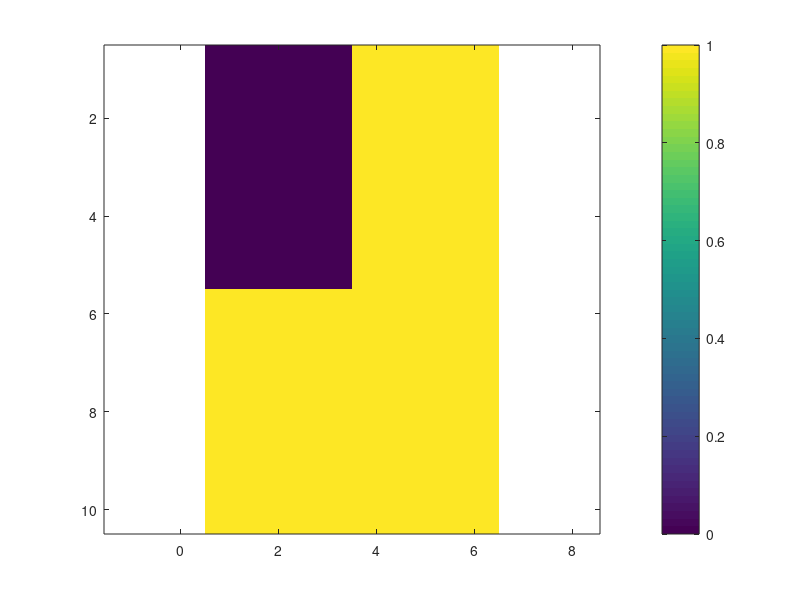
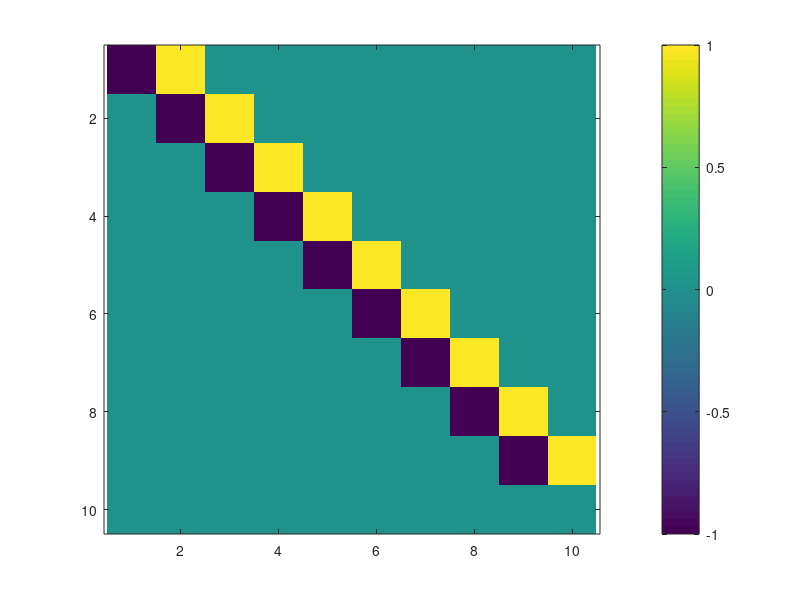
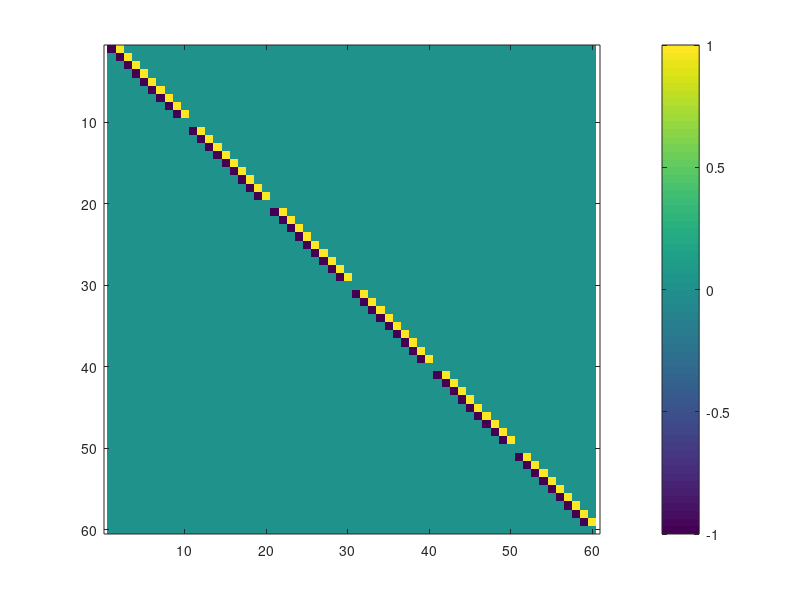
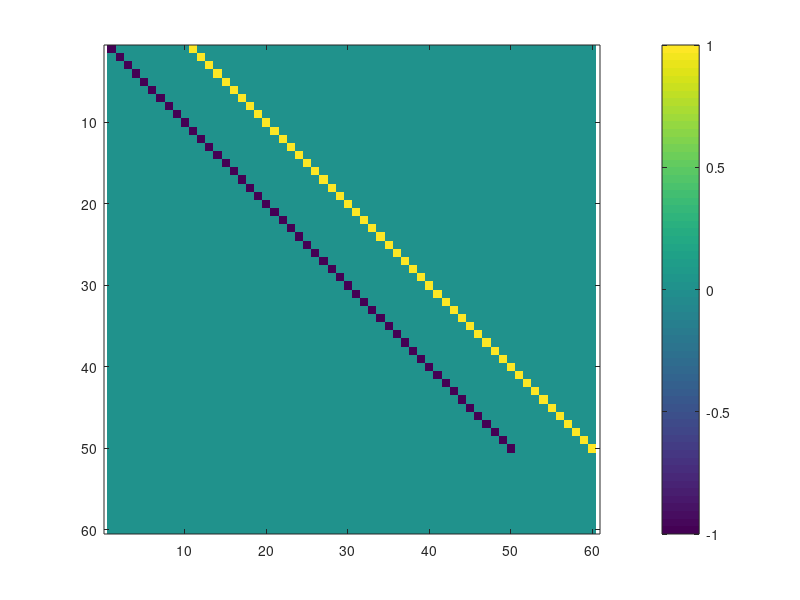

Reproduce these figures in MATLAB, in order.
%% Sample matrix X
M = 10;
N = 6;
%M = 200;
%N = 120;

X = ones(M,N);
X(1:floor(M/2),1:floor(N/2)) = 0;
% X = randn(M,N);
figure, imagesc(X)
colorbar
axis equal
axis tight
%% Differential operator for 1D vector
D = spdiags([-ones(M,1) ones(M,1)], [0 1], M,M+1);
D(:,end) = [];
D(M,M) = 0;

figure, imagesc(D)
colorbar
axis equal
axis tight
%% Differential operator in x
Dx = kron(speye(N),D);
figure, imagesc(Dx)
colorbar
axis equal
axis tight

%% Differential operator in y
D = spdiags([-ones(N,1) ones(N,1)], [0 1], N,N+1);
D(:,end) = [];
D(N,N) = 0;

Dy = kron(D,speye(M));
figure, imagesc(Dy)
colorbar
axis equal
axis tight
%% D matrix
D = [Dx' Dy']';
figure, imagesc(D)
colorbar
axis equal
axis tight

%% Difference matrices and differential operators

Dh = diff(X,[],1);
Dh = [Dh;zeros(1,N)];
Dv = diff(X,[],2);
Dv = [Dv zeros(M,1)];
figure, 
subplot(221), 
imagesc(Dh)
colorbar
axis equal
axis tight
title('Horizontal diff')

subplot(222), 
imagesc(Dv)
colorbar
axis equal
axis tight
title('Vertical diff')

subplot(223), 
imagesc(reshape(Dx*X(:),[M,N]))
colorbar
axis equal
axis tight
title('Dx operator')

subplot(224), 
imagesc(reshape(Dy*X(:),[M,N]))
colorbar
axis equal
axis tight
title('Dy operator')
xCol = X(:);

%% TIMING CONTEST
tic
q = Dx*xCol;
w = Dy*xCol;
toc
tic
Xmat = reshape(xCol,M,N);
Dh = diff(Xmat,[],1);
Dh = [Dh;zeros(1,N)];
Dv = diff(Xmat,[],2);
Dv = [Dv zeros(M,1)];
q = Dh(:);
w = Dv(:);
toc
% winner: MATRIX MULTIPLICATION

%% Inverse of gradients
P = Dh.^2 + Dv.^2;
eps = 0.01;
P = 2*sqrt(P.^2 + eps^2);
P = P.^(-0.5);
figure, imagesc(P)
colorbar
axis equal
axis tight
%% W and omega matrices
P = P(:);
omega = speye(M*N);
omega = spdiags(P,0,omega);
W = kron(speye(2),omega);
figure, imagesc(W)
colorbar
axis equal
axis tight

%% Solving
A = randi(10,[1000,length(X(:))]);
b = randi(10,[1000,1]);
mu = 1;
size(A'*A + mu*D'*W*D)
size(X(:))
size(A'*b)

%% Diferential operators when X is row-major
Dh = diff(X,[],1);
Dh = [Dh;zeros(1,N)];
Dv = diff(X,[],2);
Dv = [Dv zeros(M,1)];
Xt = X';
xRow = Xt(:);

figure, 
subplot(221), 
imagesc(reshape(Dh,[M,N]))
colorbar
axis equal
axis tight
title('Horizontal diff')

subplot(222), 
imagesc(reshape(Dv,[M,N]))
colorbar
axis equal
axis tight
title('Vertical diff')

subplot(223), 
imagesc(reshape(Dx*xRow,[N,M])')
colorbar
axis equal
axis tight
title('Dx operator')

subplot(224), 
imagesc(reshape(Dy*xRow,[N,M])')
colorbar
axis equal
axis tight
title('Dy operator')

%% New differential operator in x
Xt = X';
xRow = Xt(:);

D = spdiags([-ones(N,1) ones(N,1)], [0 1], N,N+1);
D(:,end) = [];
D(N,N) = 0;
Dx = kron(speye(M),D);

figure, imagesc(Dx)
colorbar
axis equal
axis tight

figure,
imagesc(reshape(Dx*xRow,[N,M])')
colorbar
axis equal
axis tight
title('Dx operator')

%% New differential operator in y
D = spdiags([-ones(M,1) ones(M,1)], [0 1], M,M+1);
D(:,end) = [];
D(M,M) = 0;
Dy = kron(D,speye(N));

figure, imagesc(Dy)
colorbar
axis equal
axis tight

figure,
imagesc(reshape(Dy*xRow,[N,M])')
colorbar
axis equal
axis tight
title('Dy operator')

%% The rest of the steps
% D matrix
D = [Dx' Dy']';
figure, imagesc(D)
colorbar
axis equal
axis tight

Dh = Dx*xRow;
Dv = Dy*xRow;

% Inverse of gradients
P = Dh.^2 + Dv.^2;
eps = 0.01;
P = 2*sqrt(P.^2 + eps^2);
P = P.^(-0.5);
figure, imagesc(reshape(P,[N,M])')
colorbar
axis equal
axis tight

% W and omega matrices
omega = speye(M*N);
omega = spdiags(P,0,omega);
W = kron(speye(2),omega);
figure, imagesc(W)
colorbar
axis equal
axis tight

% Solving
A = randi(10,[1000,length(X(:))]);
b = randi(10,[1000,1]);
mu = 1;
size(A'*A + mu*D'*W*D)
size(X(:))
size(A'*b)

%% Adapting functions

% Total Variation: 0.5*||A*u(:)-b||_2^2 + lambda*TV(u)
function u = IRLS_TV(b,A,mu,M,N,tol,mask,isotropic,rowMajor)

[u,~] = cgs2(A'*A,A'*b,1e-6,20);

G(1) = 1/2*(norm( (b - A*u) ))^2 + mu*TVcalc(u,M,N,mask,isotropic,rowMajor);

if rowMajor
    D = spdiags([-ones(M,1) ones(M,1)], [0 1], M,M+1);
    D(:,end) = [];
    D(M,M) = 0;
    Dx = kron(speye(N),D);
    
    D = spdiags([-ones(N,1) ones(N,1)], [0 1], N,N+1);
    D(:,end) = [];
    D(N,N) = 0;
    Dy = kron(D,speye(M));
else
    D = spdiags([-ones(N,1) ones(N,1)], [0 1], N,N+1);
    D(:,end) = [];
    D(N,N) = 0;
    Dx = kron(speye(M),D);
    
    D = spdiags([-ones(M,1) ones(M,1)], [0 1], M,M+1);
    D(:,end) = [];
    D(M,M) = 0;
    Dy = kron(D,speye(N));
end
D = [Dx' Dy']';

ite_irls = 0;
error = 1;

if (isotropic)
    eps = 0.01;
    while error > tol        
        ite_irls = ite_irls + 1;
        Dh = Dx*u;
        Dv = Dy*u;
        
        P = Dh.^2 + Dv.^2;
        P = 2*sqrt(P.^2 + eps^2);
        P = P.^(-0.5);
        P = P(:).*mask;
        omega = speye(M*N);
        omega = spdiags(P,0,omega);
        W = kron(speye(2),omega);
        
        AtA = A'*A;
        [u] = cgs2( AtA + mu*D'*W*D, A'*b, 1e-6 , 20, u );
        
        G(ite_irls+1,1) = 1/2*(norm( (b - A*u) ))^2 + mu*TVcalc(u,M,N,mask,isotropic,rowMajor);
        error = abs(G(ite_irls+1) - G(ite_irls));
    end

else
    eps = 0.1;
    while error > tol && ite_irls < 20        
        ite_irls = ite_irls + 1;
        Dh = Dx*u;
        Dv = Dy*u;

        Px = abs(Dh + eps);
        Px = 1./Px;
        Px = Px(:).*mask;
        omega = speye(M*N);
        omega = spdiags(Px,0,omega);
        Wx = kron(speye(1),omega);
        
        Py = abs(Dv + eps);
        Py = 1./Py;
        Py = Py(:).*mask;
        omega = speye(M*N);
        omega = spdiags(Py,0,omega);
        Wy = kron(speye(1),omega);
        
        AtA = A'*A;
        [u] = cgs2( AtA + mu*Dx'*Wx*Dx + mu*Dy'*Wy*Dy , A'*b, 1e-6 , 20, u );
        
        G(ite_irls+1,1) = 1/2*(norm( (b - A*u) ))^2 + mu*TVcalc(u,M,N,mask,isotropic,rowMajor);
        error = abs(G(ite_irls+1) - G(ite_irls));
    end
end

end

function [TV] = TVcalc(B,M,N,mask,isotropic,rowMajor)
% Returns the Total Variation
% Inputs: 
%       B               vector containing an image
%       M,N             image size
%       mask            binary mask of analyzed region
%       isotropic       true if the TV is isotropic, false if anisotropic
%       rowMajor        true if the matrix is stored col-major, false if
%                       stored by rows
%  
% Outputs:
%       TV              number
%
% Author: Andres Leonel Coila
% Modified by Sebastian Merino

mask(isnan(mask)) = 0;
mask = mask(:);

if rowMajor
    X = reshape(B,M,N);
else
    X = reshape(B,N,M)';
end

Dh = diff(X,[],1);
Dh = [Dh;zeros(1,N)];
Dv = diff(X,[],2);
Dv = [Dv zeros(M,1)];

if (isotropic)
    P = Dh.^2 + Dv.^2;
    P = sqrt(P);
    TV = norm(P(:).*mask,1);
else
    P = abs(Dh) + abs(Dv);
    TV = norm(P(:).*mask,1);
end

end